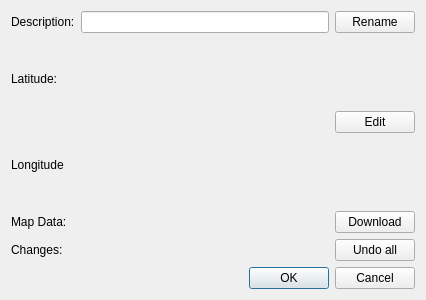
<?xml version="1.0" encoding="UTF-8"?>
<ui version="4.0">
 <class>ProjectPropertiesDialog</class>
 <widget class="QDialog" name="ProjectPropertiesDialog">
  <property name="geometry">
   <rect>
    <x>0</x>
    <y>0</y>
    <width>426</width>
    <height>300</height>
   </rect>
  </property>
  <property name="windowTitle">
   <string>Dialog</string>
  </property>
  <layout class="QGridLayout" name="gridLayout">
   <item row="0" column="0">
    <widget class="QLabel" name="label">
     <property name="text">
      <string>Description:</string>
     </property>
    </widget>
   </item>
   <item row="5" column="0" colspan="3">
    <widget class="QDialogButtonBox" name="buttonBox">
     <property name="orientation">
      <enum>Qt::Horizontal</enum>
     </property>
     <property name="standardButtons">
      <set>QDialogButtonBox::Cancel|QDialogButtonBox::Ok</set>
     </property>
    </widget>
   </item>
   <item row="1" column="0">
    <widget class="QLabel" name="label_2">
     <property name="text">
      <string>Latitude:</string>
     </property>
    </widget>
   </item>
   <item row="4" column="1">
    <widget class="QLabel" name="diff_stat">
     <property name="text">
      <string/>
     </property>
    </widget>
   </item>
   <item row="2" column="0">
    <widget class="QLabel" name="label_3">
     <property name="text">
      <string>Longitude</string>
     </property>
    </widget>
   </item>
   <item row="3" column="1">
    <widget class="QLabel" name="fsize">
     <property name="text">
      <string/>
     </property>
    </widget>
   </item>
   <item row="3" column="0">
    <widget class="QLabel" name="fsizehdr">
     <property name="text">
      <string>Map Data:</string>
     </property>
    </widget>
   </item>
   <item row="4" column="0">
    <widget class="QLabel" name="label_5">
     <property name="text">
      <string>Changes:</string>
     </property>
    </widget>
   </item>
   <item row="2" column="1">
    <widget class="QLabel" name="lonLabel">
     <property name="text">
      <string/>
     </property>
     <property name="alignment">
      <set>Qt::AlignCenter</set>
     </property>
    </widget>
   </item>
   <item row="1" column="1">
    <widget class="QLabel" name="latLabel">
     <property name="text">
      <string/>
     </property>
     <property name="alignment">
      <set>Qt::AlignCenter</set>
     </property>
    </widget>
   </item>
   <item row="1" column="2" rowspan="2">
    <widget class="QPushButton" name="edit">
     <property name="text">
      <string>Edit</string>
     </property>
    </widget>
   </item>
   <item row="0" column="2">
    <widget class="QPushButton" name="rename">
     <property name="text">
      <string>Rename</string>
     </property>
    </widget>
   </item>
   <item row="3" column="2">
    <widget class="QPushButton" name="download">
     <property name="text">
      <string>Download</string>
     </property>
    </widget>
   </item>
   <item row="4" column="2">
    <widget class="QPushButton" name="diff_remove">
     <property name="text">
      <string>Undo all</string>
     </property>
    </widget>
   </item>
   <item row="0" column="1">
    <widget class="QLineEdit" name="desc">
     <property name="clearButtonEnabled">
      <bool>true</bool>
     </property>
    </widget>
   </item>
  </layout>
 </widget>
 <resources/>
 <connections>
  <connection>
   <sender>buttonBox</sender>
   <signal>rejected()</signal>
   <receiver>ProjectPropertiesDialog</receiver>
   <slot>reject()</slot>
   <hints>
    <hint type="sourcelabel">
     <x>316</x>
     <y>260</y>
    </hint>
    <hint type="destinationlabel">
     <x>286</x>
     <y>274</y>
    </hint>
   </hints>
  </connection>
 </connections>
</ui>
